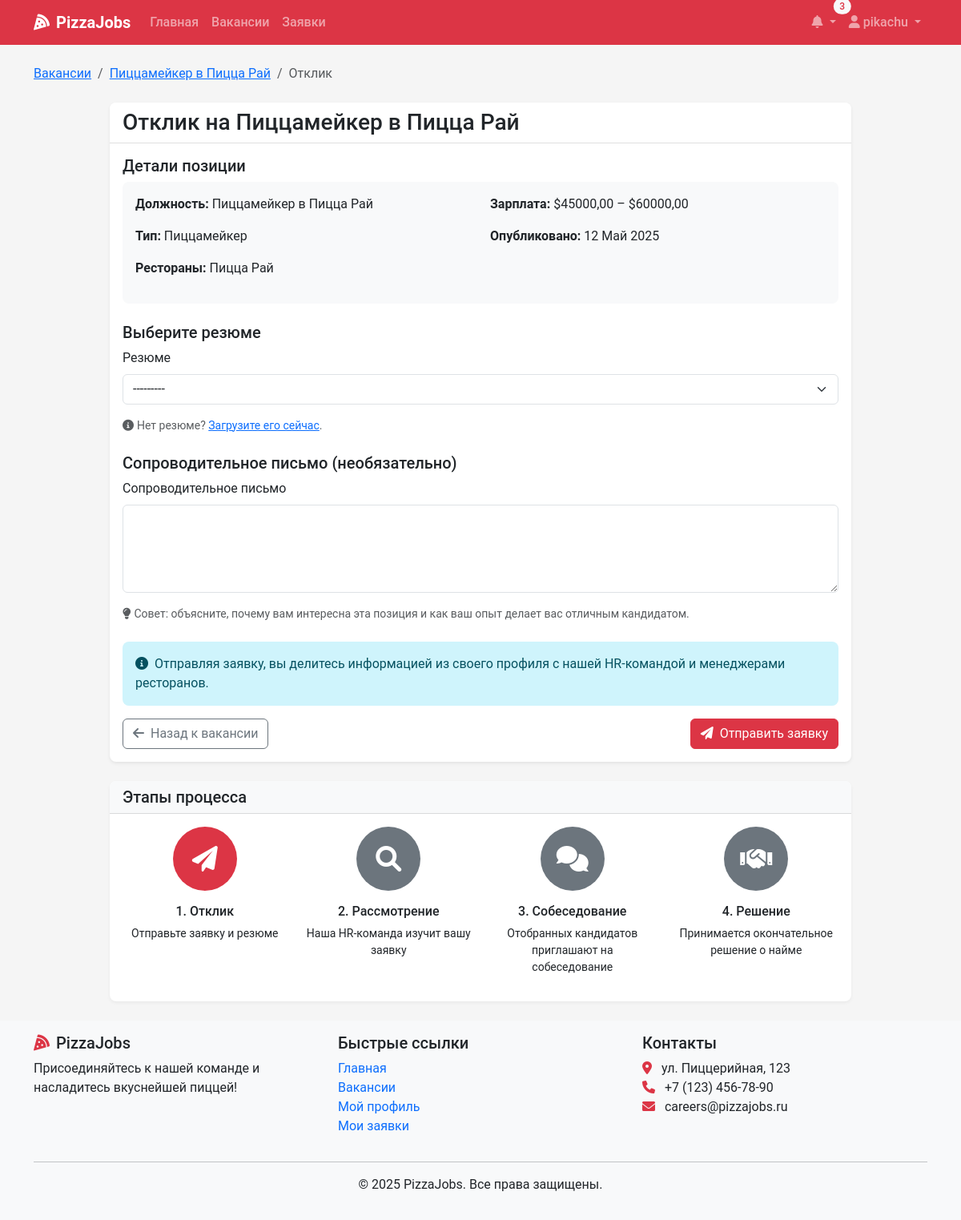
/vacancies/1/apply/ (signed in), run on the app's committed database.
### recruitment/models.py (models this page shows, shortened)
class Vacancy(models.Model):
    title = models.CharField(max_length=100)
    position_type = models.ForeignKey(PositionType, on_delete=models.CASCADE, related_name='vacancies')
    restaurants = models.ManyToManyField(Restaurant, related_name='vacancies')
    description = models.TextField()
    requirements = models.TextField()
    responsibilities = models.TextField()
    conditions = models.TextField()
    salary_min = models.DecimalField(max_digits=10, decimal_places=2, null=True, blank=True)
    salary_max = models.DecimalField(max_digits=10, decimal_places=2, null=True, blank=True)
    is_active = models.BooleanField(default=True)
    created_at = models.DateTimeField(auto_now_add=True)
    updated_at = models.DateTimeField(auto_now=True)
    created_by = models.ForeignKey(User, on_delete=models.SET_NULL, null=True, related_name='created_vacancies')
    class Meta:
        verbose_name_plural = "Vacancies"

class PositionType(models.Model):
    title = models.CharField(max_length=100, unique=True)
    description = models.TextField()

class Restaurant(models.Model):
    name = models.CharField(max_length=100)
    address = models.CharField(max_length=255)
    city = models.CharField(max_length=100)
    manager = models.ForeignKey(User, on_delete=models.SET_NULL, null=True, blank=True, related_name='managed_restaurants')

### recruitment/views.py (the view)
# urls.py: path('vacancies/<int:vacancy_id>/apply/', views.apply_for_vacancy, name='apply_for_vacancy'),
@login_required
@candidate_required
def apply_for_vacancy(request, vacancy_id):
    vacancy = get_object_or_404(Vacancy, id=vacancy_id, is_active=True)
    if Application.objects.filter(vacancy=vacancy, user=request.user).exists():
        messages.warning(request, 'Вы уже подали заявку на эту должность.')
        return redirect('vacancy_detail', vacancy_id=vacancy_id)
    resumes = Resume.objects.filter(user=request.user, is_active=True)
    if not resumes.exists():
        messages.warning(request, 'Пожалуйста загрузите резюме.')
        return redirect('upload_resume')
    if request.method == 'POST':
        form = ApplicationForm(request.POST, user=request.user)
        if form.is_valid():
            application = form.save(commit=False)
            application.vacancy = vacancy
            application.user = request.user
            application.save()
            for restaurant in vacancy.restaurants.all():
                if restaurant.manager:
                    Notification.objects.create(
                        user=restaurant.manager,
                        title=f"Новая заявка на {vacancy.title}",
                        message=f"Поступила новая заявка от {request.user.get_full_name()} на вакансии {vacancy.title}."
                    )
            messages.success(request, 'Ваша заявка успешно отправлена.')
            return redirect('vacancy_detail', vacancy_id=vacancy_id)
    else:
        form = ApplicationForm(user=request.user)
    context = {
        'form': form,
        'vacancy': vacancy,
    }
    return render(request, 'applications/apply.html', context)

### templates/applications/apply.html (shortened to what this page needs)
{% extends 'base.html' %}
{% load crispy_forms_tags %}
{% block content %}
<div class="container">
    <nav aria-label="breadcrumb" class="mb-4">
        <ol class="breadcrumb">
            <li class="breadcrumb-item"><a href="{% url 'vacancy_list' %}">Вакансии</a></li>
            <li class="breadcrumb-item"><a href="{% url 'vacancy_detail' vacancy.id %}">{{ vacancy.title }}</a></li>
            <li class="breadcrumb-item active">Отклик</li>
        </ol>
    </nav>
    <div class="row justify-content-center">
        <div class="col-lg-10">
            <div class="card shadow">
                <div class="card-header bg-white">
                    <h1 class="h3 mb-0">Отклик на {{ vacancy.title }}</h1>
                </div>
                <div class="card-body">
                    <div class="mb-4">
                        <h5>Детали позиции</h5>
                        <div class="card bg-light mb-3">
                            <div class="card-body">
                                <div class="row">
                                    <div class="col-md-6">
                                        <p><strong>Должность:</strong> {{ vacancy.title }}</p>
                                        <p><strong>Тип:</strong> {{ vacancy.position_type.title }}</p>
                                        <p>
                                            <strong>Рестораны:</strong>
                                            {% for restaurant in vacancy.restaurants.all %}
                                                {{ restaurant.name }}{% if not forloop.last %}, {% endif %}
                                            {% endfor %}
                                        </p>
                                    </div>
                                    <div class="col-md-6">
                                        <p>
                                            <strong>Зарплата:</strong>
                                            {% if vacancy.salary_min and vacancy.salary_max %}
                                                ${{ vacancy.salary_min }} – ${{ vacancy.salary_max }}
                                            {% elif vacancy.salary_min %}
                                                От ${{ vacancy.salary_min }}
                                            {% elif vacancy.salary_max %}
                                                До ${{ vacancy.salary_max }}
                                            {% else %}
                                                Не указана
                                            {% endif %}
                                        </p>
                                        <p><strong>Опубликовано:</strong> {{ vacancy.created_at|date:"j F Y" }}</p>
                                    </div>
                                </div>
                            </div>
                        </div>
                    </div>
                    <form method="post">
                        <div class="mb-4">
                            <h5>Выберите резюме</h5>
                            {{ form.resume|as_crispy_field }}
                            <div class="text-muted small">
                                <i class="fas fa-info-circle me-1"></i>Нет резюме? <a href="{% url 'upload_resume' %}">Загрузите его сейчас</a>.
                            </div>
                        </div>
                        <div class="mb-4">
                            <h5>Сопроводительное письмо (необязательно)</h5>
                            {{ form.cover_letter|as_crispy_field }}
                            <div class="text-muted small">
                                <i class="fas fa-lightbulb me-1"></i>Совет: объясните, почему вам интересна эта позиция и как ваш опыт делает вас отличным кандидатом.
                            </div>
                        </div>
                        <div class="alert alert-info">
                            <i class="fas fa-info-circle me-2"></i>Отправляя заявку, вы делитесь информацией из своего профиля с нашей HR-командой и менеджерами ресторанов.
                        </div>
                        <div class="d-flex justify-content-between">
                            <a href="{% url 'vacancy_detail' vacancy.id %}" class="btn btn-outline-secondary">
                                <i class="fas fa-arrow-left me-2"></i>Назад к вакансии
                            </a>
                            <button type="submit" class="btn btn-danger">
                                <i class="fas fa-paper-plane me-2"></i>Отправить заявку
                            </button>
                        </div>
                    </form>
                </div>
            </div>
            <div class="card mt-4 shadow-sm">
                <div class="card-header bg-light">
                    <h5 class="mb-0">Этапы процесса</h5>
                </div>
                <div class="card-body">
                    <div class="row">
                        <div class="col-md-3 text-center">
                            <div class="rounded-circle bg-danger text-white d-flex align-items-center justify-content-center mx-auto mb-3" style="width: 80px; height: 80px;">
                                <i class="fas fa-paper-plane fa-2x"></i>
                            </div>
                            <h6>1. Отклик</h6>
                            <p class="small">Отправьте заявку и резюме</p>
                        </div>
                        <div class="col-md-3 text-center">
                            <div class="rounded-circle bg-secondary text-white d-flex align-items-center justify-content-center mx-auto mb-3" style="width: 80px; height: 80px;">
                                <i class="fas fa-search fa-2x"></i>
                            </div>
                            <h6>2. Рассмотрение</h6>
                            <p class="small">Наша HR-команда изучит вашу заявку</p>
                        </div>
                        <div class="col-md-3 text-center">
                            <div class="rounded-circle bg-secondary text-white d-flex align-items-center justify-content-center mx-auto mb-3" style="width: 80px; height: 80px;">
                                <i class="fas fa-comments fa-2x"></i>
                            </div>
                            <h6>3. Собеседование</h6>
                            <p class="small">Отобранных кандидатов приглашают на собеседование</p>
                        </div>
                        <div class="col-md-3 text-center">
                            <div class="rounded-circle bg-secondary text-white d-flex align-items-center justify-content-center mx-auto mb-3" style="width: 80px; height: 80px;">
                                <i class="fas fa-handshake fa-2x"></i>
                            </div>
                            <h6>4. Решение</h6>
                            <p class="small">Принимается окончательное решение о найме</p>
                        </div>
                    </div>
                </div>
            </div>
        </div>
    </div>
</div>
{% endblock %}

### templates/base.html (shortened to what this page needs)
<!DOCTYPE html>
<html lang="ru">
<head>
    <link href="https://cdn.jsdelivr.net/npm/bootstrap@5.3.0-alpha1/dist/css/bootstrap.min.css" rel="stylesheet">
    <link rel="stylesheet" href="https://cdnjs.cloudflare.com/ajax/libs/font-awesome/6.0.0/css/all.min.css">
    <link rel="stylesheet" href="/static/css/main.css">
</head>
<body>
    <nav class="navbar navbar-expand-lg navbar-dark bg-danger sticky-top">
        <div class="container">
            <a class="navbar-brand" href="{% url 'home' %}">
                <i class="fas fa-pizza-slice me-2"></i>PizzaJobs
            </a>
            <div class="collapse navbar-collapse" id="navbarNav">
                <ul class="navbar-nav me-auto">
                    <li class="nav-item">
                        <a class="nav-link" href="{% url 'home' %}">Главная</a>
                    </li>
                    <li class="nav-item">
                        <a class="nav-link" href="{% url 'vacancy_list' %}">Вакансии</a>
                    </li>
                    {% if user.is_authenticated %}
                        <li class="nav-item">
                            <a class="nav-link" href="{% url 'application_list' %}">Заявки</a>
                        </li>
                    {% endif %}
                </ul>
                <ul class="navbar-nav">
                    {% if user.is_authenticated %}
                        <li class="nav-item dropdown">
                            <a class="nav-link dropdown-toggle position-relative" href="#" id="notificationDropdown" role="button" data-bs-toggle="dropdown">
                                <i class="fas fa-bell"></i>
                                {% if unread_count %}
                                    <span class="badge rounded-pill bg-light text-danger position-absolute top-0 start-100 translate-middle">
                                        {{ unread_count }}
                                    </span>
                                {% endif %}
                            </a>
                        </li>
                        <li class="nav-item dropdown">
                            <a class="nav-link dropdown-toggle" href="#" id="userDropdown" role="button" data-bs-toggle="dropdown">
                                <i class="fas fa-user"></i> {{ user.username }}
                            </a>
                        </li>
                    {% endif %}
                </ul>
            </div>
        </div>
    </nav>
    <main class="py-4">
        {% block content %}{% endblock %}
    </main>
    <footer class="footer mt-auto py-3 bg-light">
        <div class="container">
            <div class="row">
                <div class="col-md-4">
                    <h5><i class="fas fa-pizza-slice text-danger me-2"></i>PizzaJobs</h5>
                    <p>Присоединяйтесь к нашей команде и насладитесь вкуснейшей пиццей!</p>
                </div>
                <div class="col-md-4">
                    <h5>Быстрые ссылки</h5>
                    <ul class="list-unstyled">
                        <li><a href="{% url 'home' %}" class="text-decoration-none">Главная</a></li>
                        <li><a href="{% url 'vacancy_list' %}" class="text-decoration-none">Вакансии</a></li>
                        {% if user.is_authenticated %}
                            <li><a href="{% url 'view_profile' %}" class="text-decoration-none">Мой профиль</a></li>
                            <li><a href="{% url 'application_list' %}" class="text-decoration-none">Мои заявки</a></li>
                        {% else %}
                            <li><a href="{% url 'login' %}" class="text-decoration-none">Войти</a></li>
                            <li><a href="{% url 'register' %}" class="text-decoration-none">Регистрация</a></li>
                        {% endif %}
                    </ul>
                </div>
                <div class="col-md-4">
                    <h5>Контакты</h5>
                    <address>
                        <i class="fas fa-map-marker-alt text-danger me-2"></i> ул. Пиццерийная, 123<br>
                        <i class="fas fa-phone text-danger me-2"></i> +7 (123) 456-78-90<br>
                        <i class="fas fa-envelope text-danger me-2"></i> careers@pizzajobs.ru
                    </address>
                </div>
            </div>
            <hr>
            <div class="text-center">
                <p>&copy; 2025 PizzaJobs. Все права защищены.</p>
            </div>
        </div>
    </footer>
</body>
</html>

### data on the page
Vacancy: title "Пиццамейкер в Пицца Рай", position_type "Пиццамейкер", salary_min "45000,00", salary_max "60000,00", created_at "12 Май 2025"
Restaurant: name "Пицца Рай"

### other printed values
{{ unread_count }} "3"
{{ user.username }} "pikachu"
